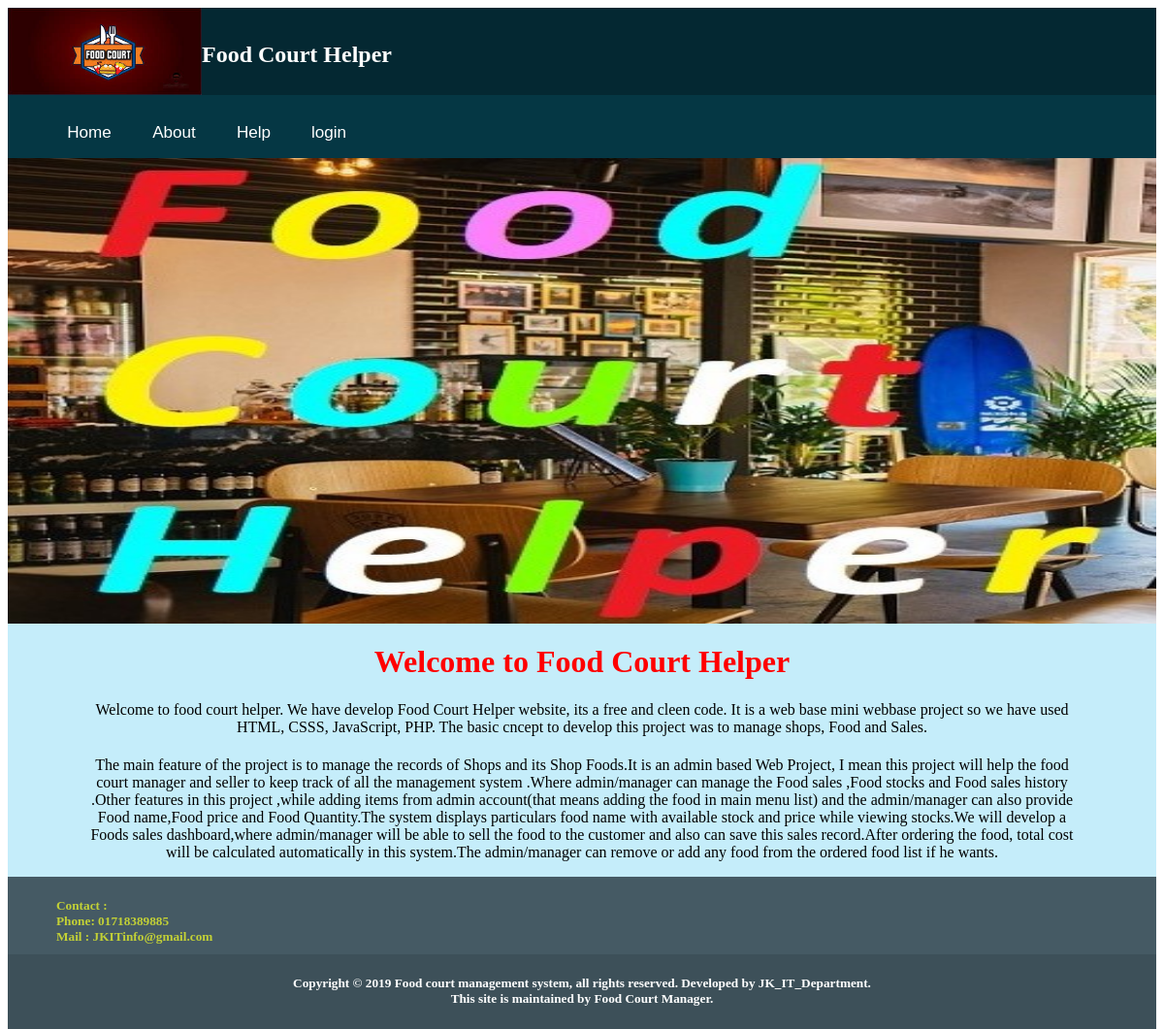
Page /Home.php on the committed database.
### tables this page shows
CREATE TABLE `homepage` (
  `id` int(10) NOT NULL,
  `title` varchar(255) NOT NULL,
  `post` longtext NOT NULL
);

### include/Database.php (called while the page is built, shortened)
<?php
	Class Database{
	 public $host   = DB_HOST;
	 public $user   = DB_USER;
	 public $pass   = DB_PASS;
	 public $dbname = DB_NAME;
	 public $link;
	private function connectDB(){
		 $this->link = new mysqli($this->host, $this->user, $this->pass,$this->dbname);
	 }
	public function select($query){
		  $result = $this->link->query($query) or die($this->link->error.__LINE__);
		  if($result->num_rows > 0){
			return $result;
		  } else {
				return false;
		  }
	 }
}

### Home.php (the view, shortened to what this page needs)
<?php
	include ("include/Database.php");
 ?>
 <?php
	$db= new Database();
	$query= "select * from homepage";
	$read= $db->select($query);
 ?>
<!DOCTYPE html>
<html>
	<head>
		<link rel="stylesheet" type="text/css" href="style.css">
	</head>
	<body>
		<div class="full_height">
			<div class="Head">
				<?php
					include ("include/headermain.php");
				?>
				<div id="Head2">
					<ul>
                    <li><a href="Home.php">Home</a></li>
					<li><a href="About.php">About</a></li>
					<li><a href="Help.php">Help</a></li>
                    <li><a href="main/login.php">login</a></li>
					</ul>
				</div>
			</div>
			<div class="Feed">
				<div id="parentHome">
					<img src="image/cover3.jpg"  class="addHome" id="3">
				</div>
				<div class="welcomeText">
					<?php if($read){?>
					<?php while($row =$read->fetch_assoc()){?>
					<h1 style="text-align:center;"><?php echo $row['title'] ?> </h1>
					<p style=" display:block;color:black;text-align:center;padding-left:80px; padding-right:80px;"><?php echo $row['post'] ?></p>
					<?php } ?>
					<?php } else{ ?>
					<p>Data is not avilable !!</p>
					<?php } ?>
				</div>
			</div>
			<?php
				include ("include/footer.php");
			?>
		</div>
	</body>
</html>

### Style.css (style rules this page uses)
.full_height { height:auto; min-width:300px; max-width: 1600px; min-height: 550; max-height: 1700px; }
.Head { width:100%; min-width:300px; height:auto; background:#042832; color:white; float:left; }
#Head2 { width:100%; height:auto; background:#053744; color:white; float:left; }
#Head2 a { display: block; color:white; text-decoration: none; height: 25px; transition:1s; transform:scale(.95); }
#Head2 ul { list-style-type: none; background-color: #fff; z-index:999; }
#Head2 ul li { float: left; position: relative; }
#Head2 ul li:last-child { border-right: none; }
#Head2 ul li a { text-decoration: none; font-size: 18px; color:#fff; display: block; padding: 12px 20px; font-family:arial; }
.Feed { width:100%; height:auto; min-height:500px; background:#c5edfa; color:white; overflow: hidden; min-width:300px; }
#parentHome { background-color: white; height:auto; width: 100%; }
.addHome { background-color: #902239;; height: auto; font-size: 1vw; width: 100%; height:480px; float: left; margin: 0 auto; }
.welcomeText { width:100%; height:auto; color:red; float:left; }

### rows in the picture
homepage: title "Welcome to Food Court Helper", post "Welcome to food court helper. We have develop Food Court Helper website, its a free and cleen code. It is a web base mini webbase project so we have used HTML, CSSS, JavaScript, PHP. The basic cncept to develop this project was to manage shops, Food and Sales."
homepage: post "The main feature of the project is to manage the records of Shops and its Shop Foods.It is an admin based Web Project, I mean this project will help the food court manager and seller to keep track of all the management system .Where admin/manager can manage the Food sales ,Food stocks and Food sales history .Other features in this project ,while adding items from admin account(that means adding the food in main menu list) and the admin/manager can also provide Food name,Food price and Food Quantity.The system displays particulars food name with available stock and price while viewing stocks.We will develop a Foods sales dashboard,where admin/manager will be able to sell the food to the…"
